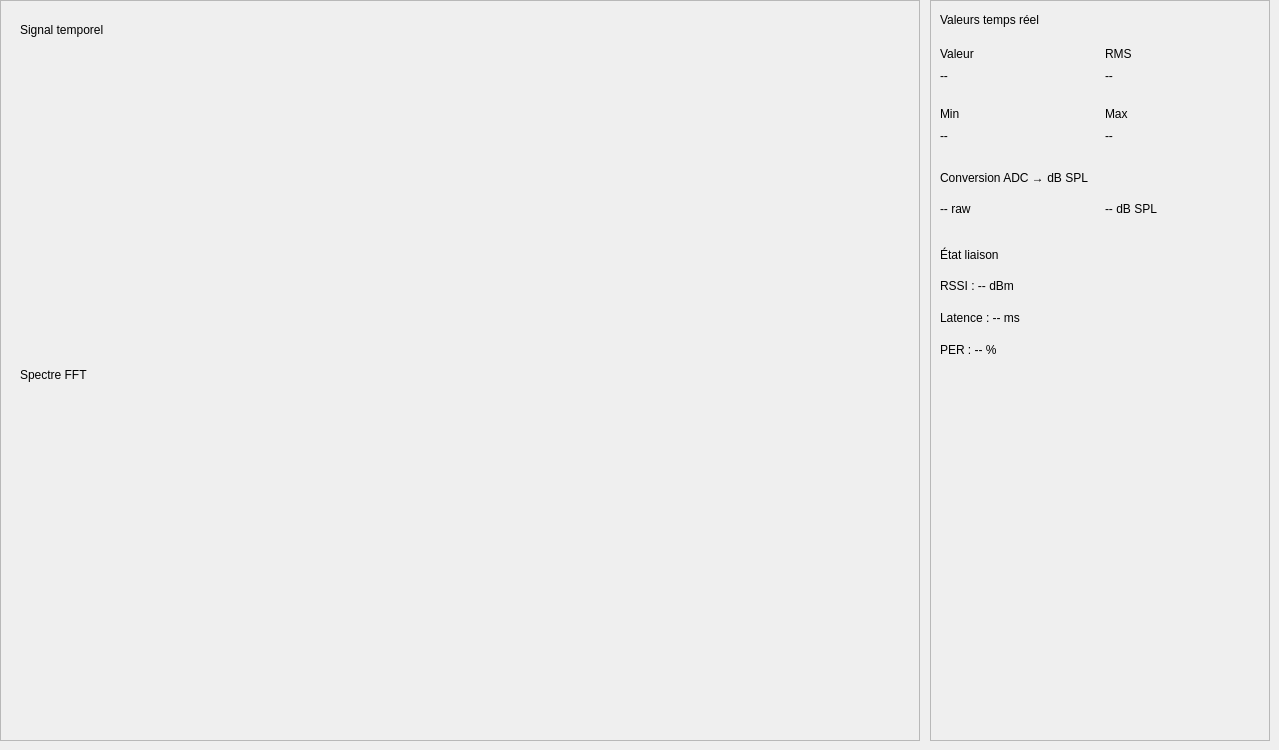
                        <widget class="QWidget" name="tab_4">
                            <attribute name="title">
                                <string>Production</string>
                            </attribute>
                            <!-- Graphes (partie gauche) -->
                            <widget class="QFrame" name="frame_production_graphes">
                                <property name="geometry">
                                    <rect>
                                        <x>0</x>
                                        <y>0</y>
                                        <width>920</width>
                                        <height>741</height>
                                    </rect>
                                </property>
                                <property name="frameShape">
                                    <enum>QFrame::StyledPanel</enum>
                                </property>
                                <property name="frameShadow">
                                    <enum>QFrame::Raised</enum>
                                </property>
                                <widget class="QLabel" name="label_prod_signal_title">
                                    <property name="geometry">
                                        <rect>
                                            <x>20</x>
                                            <y>20</y>
                                            <width>200</width>
                                            <height>20</height>
                                        </rect>
                                    </property>
                                    <property name="text">
                                        <string>Signal temporel</string>
                                    </property>
                                </widget>
                                <widget class="QWidget" name="widget_prod_signal" native="true">
                                    <property name="geometry">
                                        <rect>
                                            <x>10</x>
                                            <y>50</y>
                                            <width>900</width>
                                            <height>300</height>
                                        </rect>
                                    </property>
                                </widget>
                                <widget class="QLabel" name="label_prod_fft_title">
                                    <property name="geometry">
                                        <rect>
                                            <x>20</x>
                                            <y>365</y>
                                            <width>200</width>
                                            <height>20</height>
                                        </rect>
                                    </property>
                                    <property name="text">
                                        <string>Spectre FFT</string>
                                    </property>
                                </widget>
                                <widget class="QWidget" name="widget_prod_fft" native="true">
                                    <property name="geometry">
                                        <rect>
                                            <x>10</x>
                                            <y>395</y>
                                            <width>900</width>
                                            <height>320</height>
                                        </rect>
                                    </property>
                                </widget>
                            </widget>

                            <!-- Panneau latéral droit -->
                            <widget class="QFrame" name="frame_production_side">
                                <property name="geometry">
                                    <rect>
                                        <x>930</x>
                                        <y>0</y>
                                        <width>340</width>
                                        <height>741</height>
                                    </rect>
                                </property>
                                <property name="frameShape">
                                    <enum>QFrame::StyledPanel</enum>
                                </property>
                                <property name="frameShadow">
                                    <enum>QFrame::Raised</enum>
                                </property>

                                <!-- Titre section valeurs -->
                                <widget class="QLabel" name="label_prod_vals_title">
                                    <property name="geometry">
                                        <rect>
                                            <x>10</x>
                                            <y>10</y>
                                            <width>310</width>
                                            <height>20</height>
                                        </rect>
                                    </property>
                                    <property name="text">
                                        <string>Valeurs temps réel</string>
                                    </property>
                                </widget>

                                <!-- Ligne 1 : Valeur | RMS -->
                                <widget class="QLabel" name="label_prod_val_title">
                                    <property name="geometry">
                                        <rect>
                                            <x>10</x>
                                            <y>45</y>
                                            <width>150</width>
                                            <height>18</height>
                                        </rect>
                                    </property>
                                    <property name="text">
                                        <string>Valeur</string>
                                    </property>
                                </widget>
                                <widget class="QLabel" name="label_prod_rms_title">
                                    <property name="geometry">
                                        <rect>
                                            <x>175</x>
                                            <y>45</y>
                                            <width>150</width>
                                            <height>18</height>
                                        </rect>
                                    </property>
                                    <property name="text">
                                        <string>RMS</string>
                                    </property>
                                </widget>
                                <widget class="QLabel" name="label_prod_val">
                                    <property name="geometry">
                                        <rect>
                                            <x>10</x>
                                            <y>65</y>
                                            <width>155</width>
                                            <height>22</height>
                                        </rect>
                                    </property>
                                    <property name="text">
                                        <string>--</string>
                                    </property>
                                </widget>
                                <widget class="QLabel" name="label_prod_rms">
                                    <property name="geometry">
                                        <rect>
                                            <x>175</x>
                                            <y>65</y>
                                            <width>155</width>
                                            <height>22</height>
                                        </rect>
                                    </property>
                                    <property name="text">
                                        <string>--</string>
                                    </property>
                                </widget>

                                <!-- Ligne 2 : Min | Max -->
                                <widget class="QLabel" name="label_prod_min_title">
                                    <property name="geometry">
                                        <rect>
                                            <x>10</x>
                                            <y>105</y>
                                            <width>150</width>
                                            <height>18</height>
                                        </rect>
                                    </property>
                                    <property name="text">
                                        <string>Min</string>
                                    </property>
                                </widget>
                                <widget class="QLabel" name="label_prod_max_title">
                                    <property name="geometry">
                                        <rect>
                                            <x>175</x>
                                            <y>105</y>
                                            <width>150</width>
                                            <height>18</height>
                                        </rect>
                                    </property>
                                    <property name="text">
                                        <string>Max</string>
                                    </property>
                                </widget>
                                <widget class="QLabel" name="label_prod_min">
                                    <property name="geometry">
                                        <rect>
                                            <x>10</x>
                                            <y>125</y>
                                            <width>155</width>
                                            <height>22</height>
                                        </rect>
                                    </property>
                                    <property name="text">
                                        <string>--</string>
                                    </property>
                                </widget>
                                <widget class="QLabel" name="label_prod_max">
                                    <property name="geometry">
                                        <rect>
                                            <x>175</x>
                                            <y>125</y>
                                            <width>155</width>
                                            <height>22</height>
                                        </rect>
                                    </property>
                                    <property name="text">
                                        <string>--</string>
                                    </property>
                                </widget>

                                <!-- Séparateur + titre conversion -->
                                <widget class="QLabel" name="label_prod_conv_title">
                                    <property name="geometry">
                                        <rect>
                                            <x>10</x>
                                            <y>168</y>
                                            <width>310</width>
                                            <height>20</height>
                                        </rect>
                                    </property>
                                    <property name="text">
                                        <string>Conversion ADC → dB SPL</string>
                                    </property>
                                </widget>

                                <!-- Ligne 3 : raw | dB SPL -->
                                <widget class="QLabel" name="label_prod_raw">
                                    <property name="geometry">
                                        <rect>
                                            <x>10</x>
                                            <y>198</y>
                                            <width>155</width>
                                            <height>22</height>
                                        </rect>
                                    </property>
                                    <property name="text">
                                        <string>-- raw</string>
                                    </property>
                                </widget>
                                <widget class="QLabel" name="label_prod_db">
                                    <property name="geometry">
                                        <rect>
                                            <x>175</x>
                                            <y>198</y>
                                            <width>155</width>
                                            <height>22</height>
                                        </rect>
                                    </property>
                                    <property name="text">
                                        <string>-- dB SPL</string>
                                    </property>
                                </widget>

                                <!-- Titre état liaison -->
                                <widget class="QLabel" name="label_prod_liaison_title">
                                    <property name="geometry">
                                        <rect>
                                            <x>10</x>
                                            <y>245</y>
                                            <width>310</width>
                                            <height>20</height>
                                        </rect>
                                    </property>
                                    <property name="text">
                                        <string>État liaison</string>
                                    </property>
                                </widget>

                                <!-- RSSI, Latence, PER -->
                                <widget class="QLabel" name="label_prod_rssi">
                                    <property name="geometry">
                                        <rect>
                                            <x>10</x>
                                            <y>275</y>
                                            <width>310</width>
                                            <height>22</height>
                                        </rect>
                                    </property>
                                    <property name="text">
                                        <string>RSSI : -- dBm</string>
                                    </property>
                                </widget>
                                <widget class="QLabel" name="label_prod_latence">
                                    <property name="geometry">
                                        <rect>
                                            <x>10</x>
                                            <y>307</y>
                                            <width>310</width>
                                            <height>22</height>
                                        </rect>
                                    </property>
                                    <property name="text">
                                        <string>Latence : -- ms</string>
                                    </property>
                                </widget>
                                <widget class="QLabel" name="label_prod_per">
                                    <property name="geometry">
                                        <rect>
                                            <x>10</x>
                                            <y>339</y>
                                            <width>310</width>
                                            <height>22</height>
                                        </rect>
                                    </property>
                                    <property name="text">
                                        <string>PER : -- %</string>
                                    </property>
                                </widget>
                            </widget>
                        </widget>
